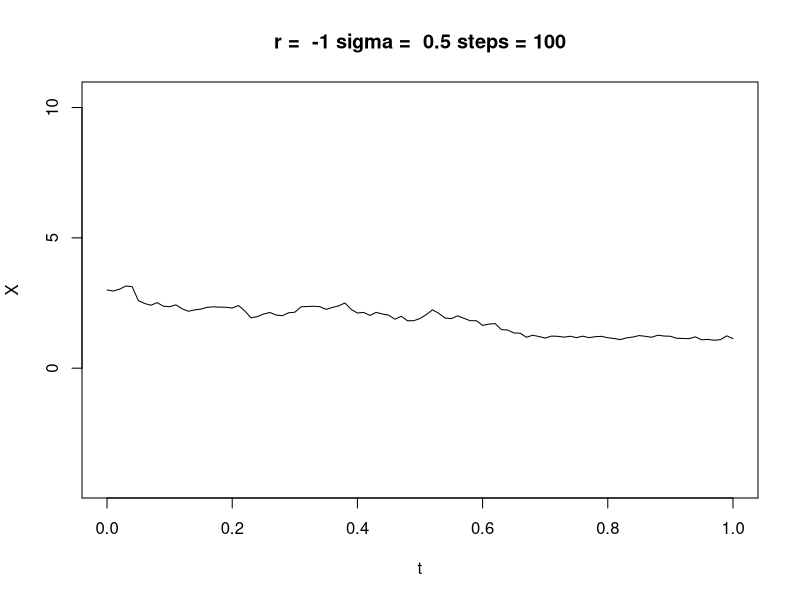

This figure's R source:
r <- -1                                 # growth/decay rate
sigma <- 0.5                            # relative standard deviation
b <- 3                                  # initial condition

M <- 100                                # number of steps for EM method to take
T <- 1                                  # maximum time
h <- T/M                                # time step
t <- seq(length=M+1, from=0, by= h)     # t is the vector [0 1h 2h 3h ... Nh]
X <- array(0, c(M+1))                   # place to store locations

N <- 30*(M+1)                           # number of steps for the Brownian Motion approx

p <- 0.5
S <- array(0, c(N+1))
rw <- cumsum( 2 *(runif(N) <= p) -1 )
S[2:(N+1)] <- rw

WcaretN <- function(z) {
    Delta <- T/N

    # add 1 since arrays are 1-based
    prior = floor(z/Delta) + 1
    subsequent = ceiling(z/Delta) + 1

    retval <- sqrt(Delta)*(S[prior] + ((z/Delta+1) - prior)*(S[subsequent] - S[prior]))
}

X[1] <- b
for (i in 1:M) {
   X[i+1] <- X[i]+r*X[i]*h+sigma*X[i]*(WcaretN(t[i]+h)-WcaretN(t[i]))
 }

plot(t,X,"l", xlim=c(0, T), ylim=c(X[1]-exp(abs(r)*T+1), X[1]+exp(abs(r)*T+1)))
title(main=paste("r = ", r, "sigma = ", sigma, "steps =", M))

## NAME: stochasticdes.R
##
## USAGE: within R, at interactive prompt
##        source("stochasticdes.R")
## REQUIRED ARGUMENTS: none
##
## OPTIONS: none
## DESCRIPTION: Simulation of solution of linear stochastic
## differential equations using the Euler-Maruyama Method
##              
## DIAGNOSTICS: none
## CONFIGURATION AND ENVIRONMENT: none
## DEPENDENCIES:  none
## INCOMPATIBILITIES: none known
## PROVENANCE: Created by S Dunbar Wed May 21, 2014  6:00 AM
## BUGS AND LIMITATIONS: none known
## FEATURES AND POTENTIAL IMPROVEMENTS:
## AUTHOR:  Steve Dunbar
## VERSION: Version 1.0 as of Wed May 21, 2014  6:00 AM
## KEYWORDS: stochastic differential equations, Euler-Maruyama method, Wiener process

